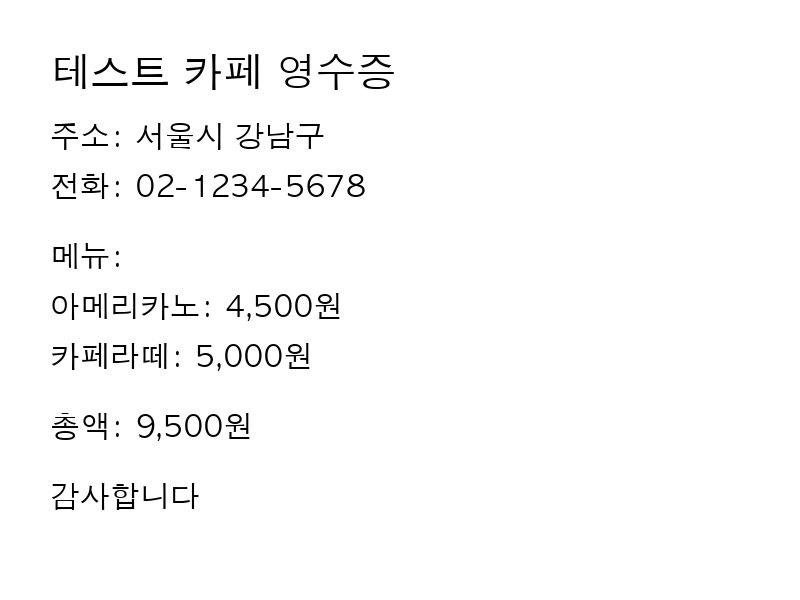
#> input picture FastApi/test_korean_receipt.png, 800 x 600 px
$ python -i image_preprocessing.py   (imports and definitions only)
#> lines starting #> are read from the running program, lines starting #| are printed output that depends on the picture; after the words box and inside, x2 and y2 are one past the last pixel; in counts of white or black regions, pixels touching at a corner belong together
#!/usr/bin/env python3
"""
한글 OCR 정확도 향상을 위한 이미지 전처리 모듈
"""

import cv2
import numpy as np
from PIL import Image, ImageEnhance, ImageFilter
import tempfile
import os


class KoreanImagePreprocessor:
    """한글 텍스트 인식을 위한 이미지 전처리기"""

    def __init__(self):
        self.temp_files = []

    def preprocess_for_korean_ocr(self, image_path: str, enhancement_level: str = 'medium') -> str:
        """
        한글 OCR을 위한 종합적인 이미지 전처리

        Args:
            image_path: 원본 이미지 경로
            enhancement_level: 강화 수준 ('light', 'medium', 'strong')

        Returns:
            전처리된 이미지의 임시 파일 경로
        """
#> called with image_path = '../../../FastApi/test_korean_receipt.png', enhancement_level = 'medium'
        try:
            # 이미지 로드
            if isinstance(image_path, str):
                image = cv2.imread(image_path)
#> image is the input picture: shape (600, 800, 3); min 0, max 255, mean 249.4
            else:
                image = image_path

            if image is None:
                raise ValueError(f"이미지를 로드할 수 없습니다: {image_path}")

            # 전처리 파이프라인 실행
            processed_image = self._apply_preprocessing_pipeline(image, enhancement_level)

            # 임시 파일로 저장
            temp_path = self._save_temp_image(processed_image)
            return temp_path

        except Exception as e:
            print(f"이미지 전처리 실패: {e}")
            return image_path  # 원본 반환

    def _apply_preprocessing_pipeline(self, image: np.ndarray, level: str) -> np.ndarray:
        """전처리 파이프라인 적용"""

        # 1. 해상도 향상 (업스케일링)
        image = self._upscale_image(image, level)

        # 2. 노이즈 제거
        image = self._denoise_image(image, level)

        # 3. 선명도 향상
        image = self._enhance_sharpness(image, level)

        # 4. 대비 개선
        image = self._enhance_contrast(image, level)

        # 5. 이진화 (한글 텍스트에 최적화)
        image = self._adaptive_binarization(image, level)

        # 6. 모폴로지 연산 (한글 특성 고려)
        image = self._morphological_operations(image, level)

        return image

    def _upscale_image(self, image: np.ndarray, level: str) -> np.ndarray:
        """해상도 향상"""
#> called with level = 'medium'
        scale_factors = {
            'light': 1.2,
            'medium': 1.5,
            'strong': 2.0
        }

        scale = scale_factors.get(level, 1.5)
        height, width = image.shape[:2]
#> height = 600; width = 800
        new_width = int(width * scale)
#> new_width = 1200
        new_height = int(height * scale)
#> new_height = 900

        # 고품질 보간법 사용
        return cv2.resize(image, (new_width, new_height), interpolation=cv2.INTER_LANCZOS4)
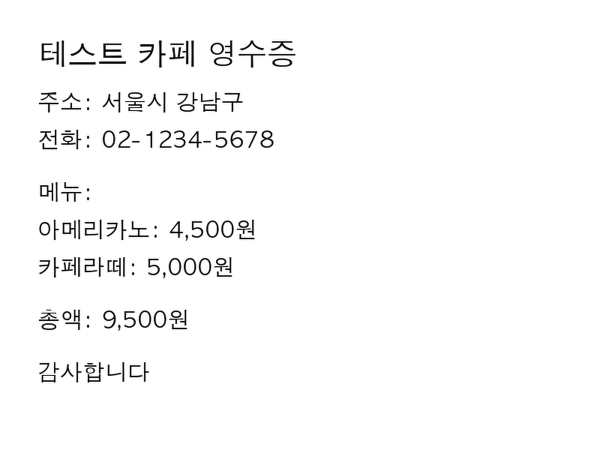
#> returned value: shape (900, 1200, 3) (shown at 1/2 size); min 0, max 255, mean 249.4

    def _denoise_image(self, image: np.ndarray, level: str) -> np.ndarray:
        """노이즈 제거"""
#> called with level = 'medium'
        denoise_strengths = {
            'light': 3,
            'medium': 5,
            'strong': 7
        }

        strength = denoise_strengths.get(level, 5)

        # Non-local means denoising (컬러 이미지용)
        if len(image.shape) == 3:
            return cv2.fastNlMeansDenoisingColored(image, None, strength, strength, 7, 21)
        else:
            return cv2.fastNlMeansDenoising(image, None, strength, 7, 21)

    def _enhance_sharpness(self, image: np.ndarray, level: str) -> np.ndarray:
        """선명도 향상"""
#> called with level = 'medium'
        # OpenCV를 PIL로 변환
        if len(image.shape) == 3:
            pil_image = Image.fromarray(cv2.cvtColor(image, cv2.COLOR_BGR2RGB))
        else:
            pil_image = Image.fromarray(image)

        # 선명도 향상
        sharpness_factors = {
            'light': 1.2,
            'medium': 1.5,
            'strong': 2.0
        }

        factor = sharpness_factors.get(level, 1.5)
        enhancer = ImageEnhance.Sharpness(pil_image)
        enhanced = enhancer.enhance(factor)

        # 추가적인 언샤프 마스킹
        enhanced = enhanced.filter(ImageFilter.UnsharpMask(radius=1, percent=150, threshold=3))

        # 다시 OpenCV 형식으로 변환
        if len(image.shape) == 3:
            return cv2.cvtColor(np.array(enhanced), cv2.COLOR_RGB2BGR)
        else:
            return np.array(enhanced)

    def _enhance_contrast(self, image: np.ndarray, level: str) -> np.ndarray:
        """대비 개선"""
#> called with level = 'medium'
        # CLAHE (Contrast Limited Adaptive Histogram Equalization) 적용
        contrast_factors = {
            'light': 2.0,
            'medium': 3.0,
            'strong': 4.0
        }

        clip_limit = contrast_factors.get(level, 3.0)

        if len(image.shape) == 3:
            # 컬러 이미지의 경우 LAB 색공간에서 L 채널에만 적용
            lab = cv2.cvtColor(image, cv2.COLOR_BGR2LAB)
#> lab: shape (900, 1200, 3); mean of channels 0, 1, 2 248.5, 128, 128
            clahe = cv2.createCLAHE(clipLimit=clip_limit, tileGridSize=(8, 8))
            lab[:, :, 0] = clahe.apply(lab[:, :, 0])
#> lab: shape (900, 1200, 3); mean of channels 0, 1, 2 247.4, 128, 128
            return cv2.cvtColor(lab, cv2.COLOR_LAB2BGR)
        else:
            # 그레이스케일 이미지
            clahe = cv2.createCLAHE(clipLimit=clip_limit, tileGridSize=(8, 8))
            return clahe.apply(image)

    def _adaptive_binarization(self, image: np.ndarray, level: str) -> np.ndarray:
        """적응적 이진화 (한글 텍스트 최적화)"""
#> called with level = 'medium'
        # 그레이스케일 변환
        if len(image.shape) == 3:
            gray = cv2.cvtColor(image, cv2.COLOR_BGR2GRAY)
        else:
            gray = image.copy()

        # 적응적 임계값 설정
        block_sizes = {
            'light': 11,
            'medium': 15,
            'strong': 19
        }

        block_size = block_sizes.get(level, 15)

        # 적응적 이진화 (한글 텍스트에 최적화)
        binary = cv2.adaptiveThreshold(
            gray, 255, cv2.ADAPTIVE_THRESH_GAUSSIAN_C,
            cv2.THRESH_BINARY, block_size, 2
        )
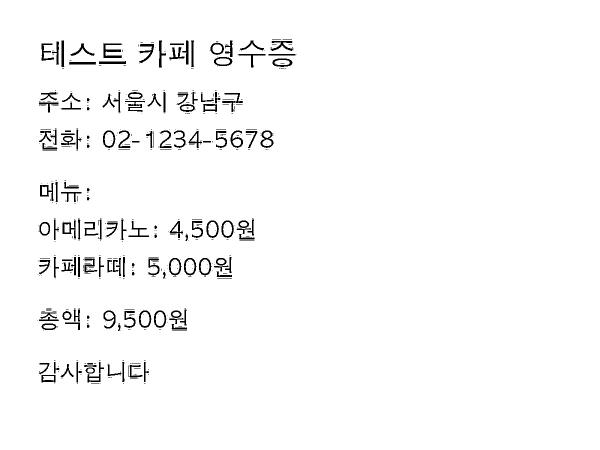
#> binary: shape (900, 1200) (shown at 1/2 size); 97.5% white; 542 black regions (381 under 20 px), largest, box (x1, y1, x2, y2) and area: (206, 87, 244, 116) 527, (278, 88, 308, 126) 401, (80, 366, 107, 402) 357

        # Otsu 이진화도 시도해보고 더 좋은 결과 선택
        _, otsu_binary = cv2.threshold(gray, 0, 255, cv2.THRESH_BINARY + cv2.THRESH_OTSU)
#> otsu_binary: shape (900, 1200); 97.8% white; 142 black regions, largest, box (x1, y1, x2, y2) and area: (207, 87, 243, 116) 523, (279, 88, 308, 126) 400, (521, 261, 547, 295) 348

        # 두 결과의 품질 비교 (텍스트 영역 비율 기준)
        adaptive_text_ratio = np.sum(binary == 0) / binary.size
#> adaptive_text_ratio = 0.0252
        otsu_text_ratio = np.sum(otsu_binary == 0) / otsu_binary.size
#> otsu_text_ratio = 0.0221

        # 적정 텍스트 비율 범위 내의 결과 선택
        if 0.1 <= adaptive_text_ratio <= 0.7:
            return binary
        elif 0.1 <= otsu_text_ratio <= 0.7:
            return otsu_binary
        else:
            return binary  # 기본값

    def _morphological_operations(self, image: np.ndarray, level: str) -> np.ndarray:
        """모폴로지 연산 (한글 문자 특성 고려)"""
#> called with level = 'medium'
        if len(image.shape) == 3:
            # 이미 컬러라면 그대로 반환
            return image

        # 한글 문자 연결 및 노이즈 제거를 위한 커널
        kernel_sizes = {
            'light': (2, 2),
            'medium': (3, 3),
            'strong': (4, 4)
        }

        kernel_size = kernel_sizes.get(level, (3, 3))
        kernel = cv2.getStructuringElement(cv2.MORPH_RECT, kernel_size)

        # 노이즈 제거를 위한 열림 연산
        opened = cv2.morphologyEx(image, cv2.MORPH_OPEN, kernel, iterations=1)
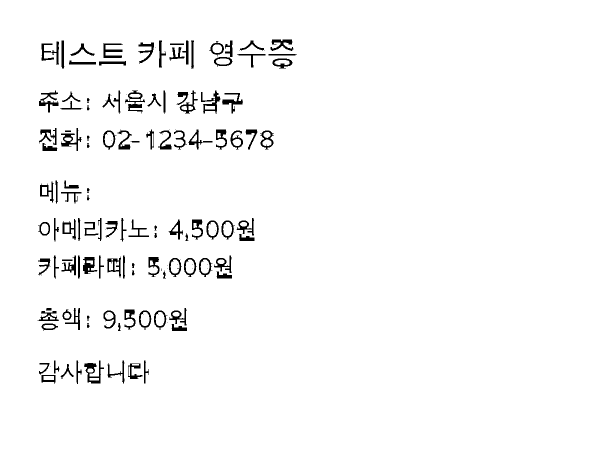
#> opened: shape (900, 1200) (shown at 1/2 size); 97.1% white; 149 black regions (33 under 20 px), largest, box (x1, y1, x2, y2) and area: (168, 721, 208, 767) 692, (250, 181, 290, 227) 651, (402, 181, 441, 227) 614

        # 문자 연결을 위한 닫힘 연산
        closed = cv2.morphologyEx(opened, cv2.MORPH_CLOSE, kernel, iterations=1)
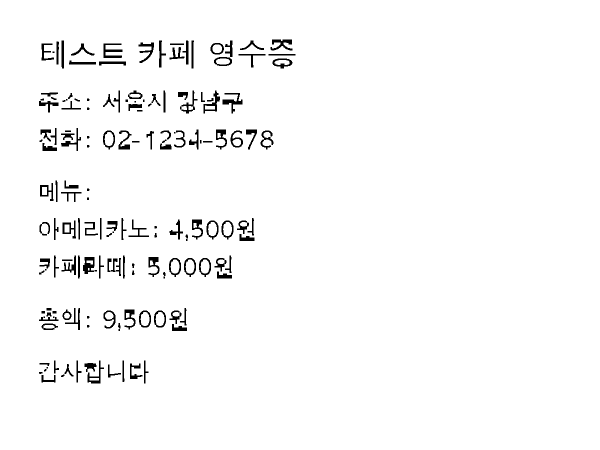
#> closed: shape (900, 1200) (shown at 1/2 size); 97.3% white; 164 black regions (16 under 20 px), largest, box (x1, y1, x2, y2) and area: (445, 186, 485, 227) 552, (207, 87, 245, 116) 546, (166, 514, 189, 548) 523

        return closed

    def _save_temp_image(self, image: np.ndarray) -> str:
        """전처리된 이미지를 임시 파일로 저장"""
        temp_fd, temp_path = tempfile.mkstemp(suffix='.png')
        try:
            cv2.imwrite(temp_path, image)
            self.temp_files.append(temp_path)
            return temp_path
        finally:
            os.close(temp_fd)

    def cleanup_temp_files(self):
        """임시 파일들 정리"""
        for temp_file in self.temp_files:
            try:
                if os.path.exists(temp_file):
                    os.remove(temp_file)
            except Exception:
                pass
#> this loop made 1 pass
        self.temp_files.clear()

    def __del__(self):
        """소멸자에서 임시 파일 정리"""
        self.cleanup_temp_files()


def preprocess_image_for_korean_ocr(image_path: str, enhancement_level: str = 'medium') -> str:
    """
    한글 OCR을 위한 이미지 전처리 (편의 함수)

    Args:
        image_path: 원본 이미지 경로
        enhancement_level: 강화 수준 ('light', 'medium', 'strong')

    Returns:
        전처리된 이미지의 임시 파일 경로
    """
    preprocessor = KoreanImagePreprocessor()
    return preprocessor.preprocess_for_korean_ocr(image_path, enhancement_level)


__all__ = ['KoreanImagePreprocessor', 'preprocess_image_for_korean_ocr']

>>> result = KoreanImagePreprocessor().preprocess_for_korean_ocr('../../../FastApi/test_korean_receipt.png')

$ run again, on FastApi/test_section_1.png
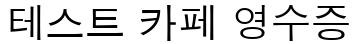
#> input picture FastApi/test_section_1.png, 357 x 44 px
#> in preprocess_for_korean_ocr, image is the input picture: shape (44, 357, 3); min 0, max 255, mean 216.5
#> in _adaptive_binarization, `binary = cv2.adaptiveThreshold( gray, 255, cv2.ADAPTIVE_THRESH_GAUSSIA..`:
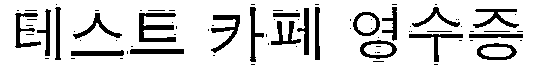
#> binary: shape (66, 535); 83% white; 81 black regions (58 under 20 px), largest, box (x1, y1, x2, y2) and area: (139, 13, 176, 42) 551, (211, 15, 240, 53) 401, (473, 9, 519, 28) 328
#> otsu_binary: shape (66, 535); 84.8% white; 21 black regions, largest, box (x1, y1, x2, y2) and area: (139, 13, 176, 42) 515, (211, 15, 240, 53) 398, (473, 9, 519, 28) 325
#> adaptive_text_ratio = 0.17
#> otsu_text_ratio = 0.152
#> opened: shape (66, 535); 81.5% white; 27 black regions (8 under 20 px), largest, box (x1, y1, x2, y2) and area: (15, 9, 51, 59) 666, (139, 10, 177, 42) 651, (360, 4, 397, 62) 567
#> in _morphological_operations, `closed = cv2.morphologyEx(opened, cv2.MORPH_CLOSE, kernel, iterations=1)`:
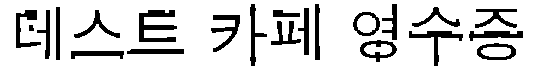
#> closed: shape (66, 535); 82% white; 22 black regions, largest, box (x1, y1, x2, y2) and area: (139, 10, 177, 42) 634, (409, 31, 463, 66) 422, (211, 15, 240, 52) 404
#> the loop in cleanup_temp_files, `for temp_file in self.temp_files:` made 1 pass
